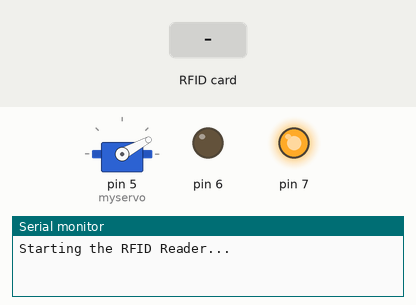
This sketch was run on a simulated Arduino Uno, built with avr-gcc and run on an emulated ATmega328P. On the bench: servo, output pins drawn as LEDs (lit = HIGH), the last lines printed to the serial monitor. The inputs (shaded band) are chosen by the test bench. Pins used as bus, display or sensor lines are not drawn.

Above: at 0.51 s.
At 1.2 s:
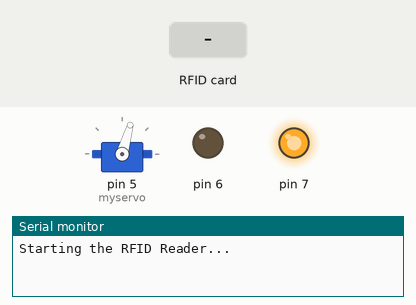
1.3 s: RFID card 5E 7A 19 C4 held to the reader
At 2.92 s:
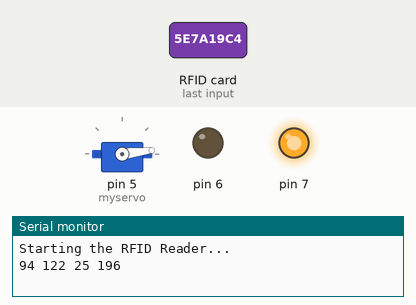
Timing chart, 0 to 17.5 s (numbered marks = the images above; inputs shaded):
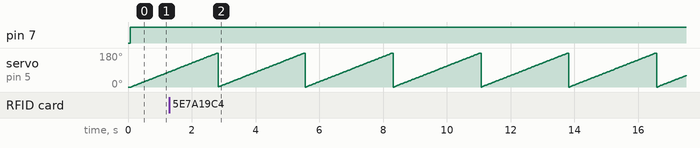

Measured:
- by itself, servo on pin 5 (myservo): ramps from 0° to 180° and jumps back, once every 2.8 s

The sketch:

Kunci_Mobil.ino
```cpp
#include <Servo.h>
#include <SPI.h>
#include <RFID.h>
#define SS_PIN 10
#define RST_PIN 9
const int stepsPerRevolution = 200;  // change this to fit the number of steps per revolution
int stepCount = 0;

Servo myservo;
int LED1 = 6;
int LED2 = 7;
int Status1 = 0;
int pos = 0;
int servo_speed = 30;

RFID rfid(SS_PIN, RST_PIN);
String rfidCard;

void setup() {
  Serial.begin(9600);
  Serial.println("Starting the RFID Reader...");
  SPI.begin();
  rfid.init();
  pinMode(6, OUTPUT);
  pinMode(7, OUTPUT);
  myservo.attach(5);  // attaches the servo on pin 9 to the servo object
  myservo.write(0);
}

void loop() {
  if (rfid.isCard()) {
    if (rfid.readCardSerial()) {
      rfidCard = String(rfid.serNum[0]) + " " + String(rfid.serNum[1]) + " " + String(rfid.serNum[2]) + " " + String(rfid.serNum[3]);
      Serial.println(rfidCard);
      if (rfidCard == "71 36 4 217") {
        myservo.write (100);
        digitalWrite(6, HIGH);
        digitalWrite(7, LOW);
      }
    }
  }
  else {
    myservo.write (0);
    digitalWrite(6, LOW);
    digitalWrite(7, HIGH);
  }

  for (pos = 0; pos <= 180; pos += 1) { // goes from 0 degrees to 180 degrees
    // in steps of 1 degree
    myservo.write(pos);              // tell servo to go to position in variable 'pos'
    delay(15);                       // waits 15ms for the servo to reach the position
  }
}
```
